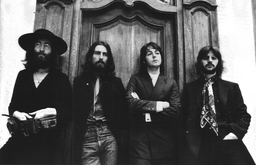
#> input picture images/beatles.png, 256 x 165 px, shrunk from 1483 x 957 before the run
$ jupyter execute Untitled.ipynb
#> lines starting #> are read from the running program, lines starting #| are printed output that depends on the picture
### Theory/Filters/fourier.py
import numpy as np
import matplotlib.pyplot as plt

def plot2D(func,r,c,mid=False):
	"""Display an image with given dimension (r,c)"""
	I = np.zeros((r,c))
	if mid == True:
		r0 = -r//2
		r1 = r//2+1
		c0 = -c//2
		c1 = c//2+1
	else:
		r0 = 0
		c0 = 0
		r1 = r
		c1 = c
	for i in range(r0,r1):
		for j in range(c0,c1):
			I[i,j] = func(i,j)

	# Normalize
	Imax = np.amax(I)
	Imin = np.amin(I)
	I = (I-Imin)/(Imax-Imin)*255

	# Plot
	plt.gray()
	plt.imshow(I.astype('uint8'))
	plt.show()


def plot3D(func,r,c,x=50):
	fig, ax = plt.subplots(subplot_kw={"projection": "3d"})
	# Make data.
	X = np.arange(-r/2, r/2, r/x)
	Y = np.arange(-c/2, c/2, c/x)
	l = X.size
	X, Y = np.meshgrid(X, Y)
	R = np.zeros((l,l))
	for i in range(l):
	    for j in range(l):
	        R[i,j] = func(i,j)

	# Plot the surface.
	surf = ax.plot_surface(X, Y, R, linewidth=0, antialiased=False)

	plt.show()

class Fourier:
	def transform2D(self,img):
		"""2D Fourier transform"""
		r,c = img.shape
		rweight = ((np.arange(r)).reshape((-1,1)))*(np.ones(c).T)
		cweight = (np.ones(r).reshape((-1,1)))*(np.arange(c)).reshape((1,-1))
		self.real2D = lambda kx,ky: np.sum(img*np.cos(2*np.pi*(rweight*kx+cweight*ky)/(r*c)))
		self.imag2D = lambda kx,ky: np.sum(-img*np.sin(2*np.pi*(rweight*kx+cweight*ky)/(r*c)))


class DCT:
	# [5 lines left out: function __init__, not called in this run]

### Theory/Filters/Untitled.ipynb
[cell 1]
import numpy as np
import matplotlib.pyplot as plt
from PIL import Image
from time import time

[cell 2]
import fourier

[cell 3]
img = np.array(Image.open('../../images/beatles.png').convert('L'))

plt.gray()
plt.imshow(img)
plt.show()

[cell 4]
transform = fourier.Fourier()
transform.transform2D(img)

[cell 5]
plt.figure()
fourier.plot3D(transform.real2D,img.shape[0],img.shape[1])
#> in plot3D, `plt.show()`:
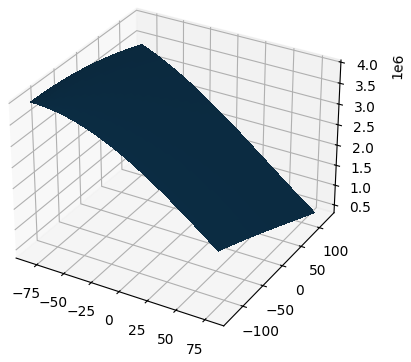
#> figure drawn by matplotlib, 1 panel
plt.figure()
fourier.plot3D(transform.imag2D,img.shape[0],img.shape[1])
#> call 2 of plot3D, with r = 165, c = 256, x = 50
#> in plot3D (call 2), `plt.show()`:
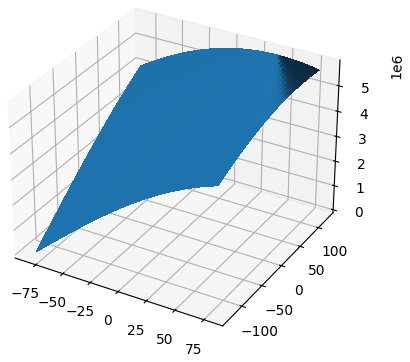
#> figure drawn by matplotlib, 1 panel

[cell 6]
# Generate a normal distribution and take inverse Fourier transform
F = np.random.normal(128,20,(200,200))
transform = fourier.Fourier()
transform.transform2D(F)

fourier.plot2D(transform.real2D,200,200)
#> in plot2D, `plt.show()`:
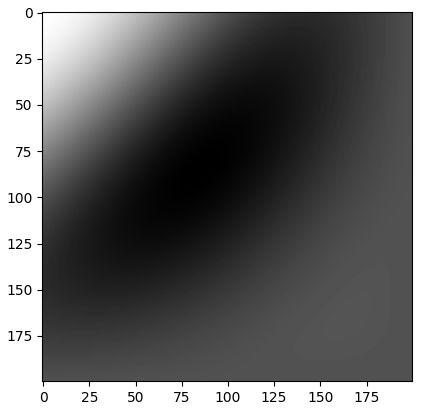
#> figure drawn by matplotlib, 1 panel
